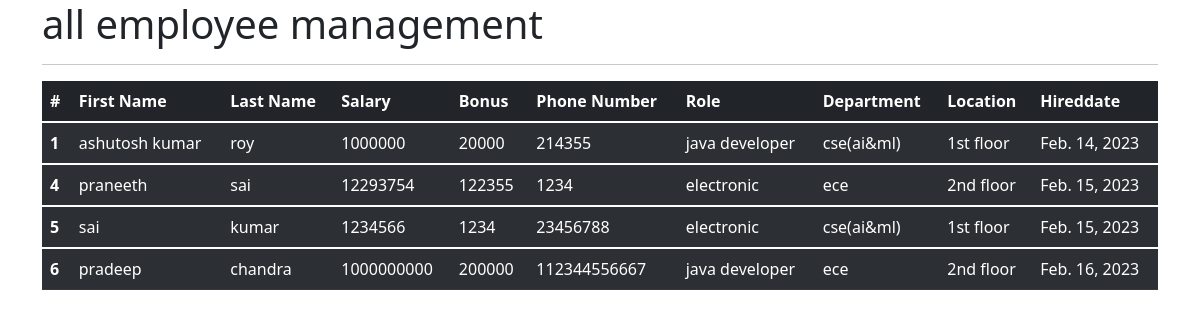
The app's page /all_emp with its own data.
### emp_app/models.py (models this page shows, shortened)
class Employee(models.Model):
    firstname = models.CharField(max_length=100,null=False)
    lastname = models.CharField(max_length=100)
    dept=models.ForeignKey(Department,on_delete=models.CASCADE)
    salary=models.IntegerField(default=0)
    bonus=models.IntegerField(default=0)
    role=models.ForeignKey(Role,on_delete=models.CASCADE)
    phone = models.IntegerField(default=0)
    hire_date = models.DateField()
    def  __str__(self):
        return "%s %s %s"%(self.firstname,self.lastname,self.phone)

class Role(models.Model):
    name= models.CharField(max_length=100,null=False)

class Department(models.Model):
    name = models.CharField(max_length=100,null=False)
    location = models.CharField(max_length=100)

### emp_app/views.py (the view)
# urls.py: path('all_emp',views.all_emp, name = 'all_emp'),
def all_emp(request):
    emps=Employee.objects.all()
    context = {
        'emps':emps
    }
    print(context)
    return render(request, 'all_emp.html',context)

### emp_app/templates/all_emp.html (shortened to what this page needs)
<!doctype html>
<html lang="en">
  <head>
    <link href="https://cdn.jsdelivr.net/npm/bootstrap@5.1.3/dist/css/bootstrap.min.css" rel="stylesheet">
  </head>
  <body>
    <div class="container">
        <h1>all employee management</h1><hr>
        <table class="table table-dark table-striped">
            <thead>
              <tr>
                <th scope="col">#</th>
                <th scope="col">First Name</th>
                <th scope="col">Last Name</th>
                <th scope="col">Salary</th>
                <th scope="col">Bonus</th>
                <th scope="col">Phone Number</th>
                <th scope="col">Role</th>
                <th scope="col">Department</th>
                <th scope="col">Location</th>
                <th scope="col">Hireddate</th>
              </tr>
            </thead>
             {% for emp in emps %}
            <tbody>
                <tr>
                    <th scope="row">{{emp.id}}</th>
                    <td>{{emp.firstname}}</td>
                    <td>{{emp.lastname}}</td>
                    <td>{{emp.salary}}</td>
                    <td>{{emp.bonus}}</td>
                    <td>{{emp.phone}}</td>
                    <td>{{emp.role.name}}</td>
                    <td>{{emp.dept.name}}</td>
                    <td>{{emp.dept.location}}</td>
                    <td>{{emp.hire_date}}</td>
                </tr>
            </tbody>
            {% endfor %}
          </table>
      </div>
  </body>
</html>

### records on screen
Employee: id "1", firstname "ashutosh kumar", lastname "roy", salary "1000000", bonus "20000", phone "214355", role.name "java developer", dept.name "cse(ai&ml)", dept.location "1st floor", hire_date "Feb. 14, 2023"
Employee: id "4", firstname "praneeth", lastname "sai", salary "12293754", bonus "122355", phone "1234", role.name "electronic", dept.name "ece", dept.location "2nd floor", hire_date "Feb. 15, 2023"
Employee: id "5", firstname "sai", lastname "kumar", salary "1234566", bonus "1234", phone "23456788", role.name "electronic", dept.name "cse(ai&ml)", dept.location "1st floor", hire_date "Feb. 15, 2023"
Employee: id "6", firstname "pradeep", lastname "chandra", salary "1000000000", bonus "200000", phone "112344556667", role.name "java developer", dept.name "ece", dept.location "2nd floor", hire_date "Feb. 16, 2023"
